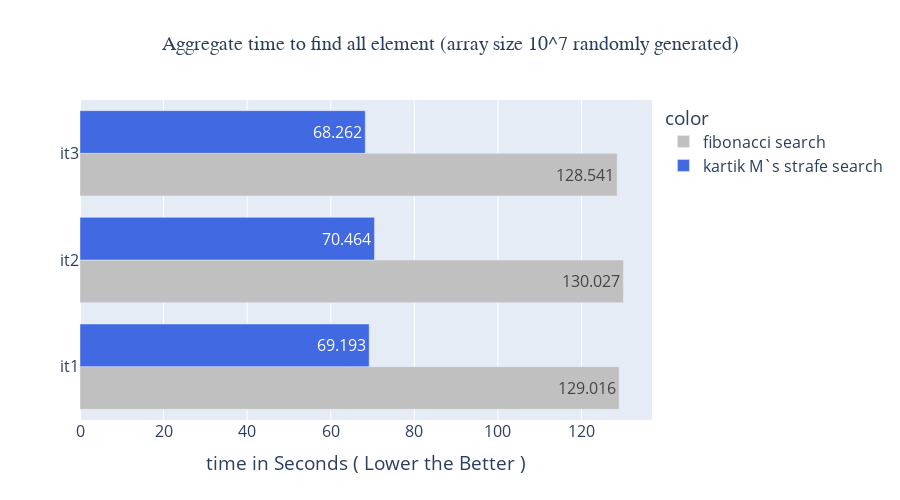

Source (notebook cell):
### Code cell
bb=px.bar(y=["it1","it1","it2","it2","it3","it3"],x=[129.0158963460001,69.19327190000013,130.02745505199982,70.46444781300033,128.54079512199996,68.26217449199976]
          ,width=900,height=500,
          labels={"y" : "  ","x":"time in Seconds ( Lower the Better )"},title="Aggregate time to find all element (array size 10^7 randomly generated)",
          barmode="group",
                 color_discrete_sequence=["silver", "royalblue"]
          ,text_auto='.3f'
          
         ,color=["fibonacci search" if i%2 == 0 else "kartik M`s strafe search" for i in range(2,8)])
bb.update_layout(
    title_font_family="Times New Roman",
    title_font_size=20,
    title_x=0.5,
    font_size=16,
    
)

### Figure 1 — Plotly figure (JSON) as saved in the notebook; plotly's stock layout.template omitted (floating-point values rounded to 4 significant figures)
{"data": [{"alignmentgroup": "True", "hovertemplate": "color=fibonacci search<br>time in Seconds ( Lower the Better )=%{x}<br>  =%{y}<extra></extra>", "legendgroup": "fibonacci search", "marker": {"color": "silver", "pattern": {"shape": ""}}, "name": "fibonacci search", "offsetgroup": "fibonacci search", "orientation": "h", "showlegend": true, "textposition": "auto", "texttemplate": "%{x:.3f}", "type": "bar", "x": [129.0, 130.0, 128.5], "xaxis": "x", "y": ["it1", "it2", "it3"], "yaxis": "y"}, {"alignmentgroup": "True", "hovertemplate": "color=kartik M`s strafe search<br>time in Seconds ( Lower the Better )=%{x}<br>  =%{y}<extra></extra>", "legendgroup": "kartik M`s strafe search", "marker": {"color": "royalblue", "pattern": {"shape": ""}}, "name": "kartik M`s strafe search", "offsetgroup": "kartik M`s strafe search", "orientation": "h", "showlegend": true, "textposition": "auto", "texttemplate": "%{x:.3f}", "type": "bar", "x": [69.19, 70.46, 68.26], "xaxis": "x", "y": ["it1", "it2", "it3"], "yaxis": "y"}], "layout": {"barmode": "group", "font": {"size": 16}, "height": 500, "legend": {"title": {"text": "color"}, "tracegroupgap": 0}, "title": {"font": {"family": "Times New Roman", "size": 20}, "text": "Aggregate time to find all element (array size 10^7 randomly generated)", "x": 0.5}, "width": 900, "xaxis": {"anchor": "y", "autorange": true, "domain": [0, 1], "range": [0, 136.9], "title": {"text": "time in Seconds ( Lower the Better )"}, "type": "linear"}, "yaxis": {"anchor": "x", "autorange": true, "domain": [0, 1], "range": [-0.5, 2.5], "title": {"text": "  "}, "type": "category"}}}
